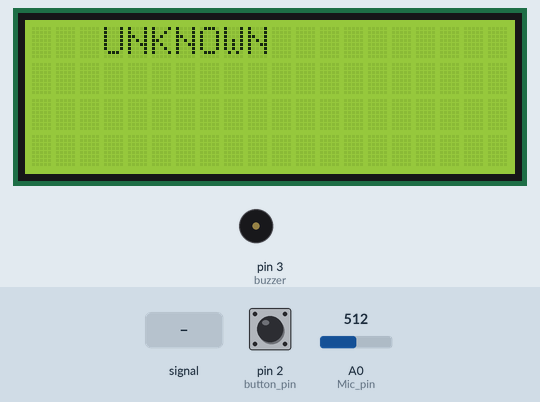
Bench run of a sketch on a simulated Arduino Uno, built with avr-gcc and run on an emulated ATmega328P. Parts: 20×4 character LCD, buzzer (waves = sounding). The test bench sets the inputs (shaded band); at power-on: A0 (Mic_pin) = 512, pin 2 (button_pin) HIGH.

Above: at 1.2 s.
1.3 s: A0 (Mic_pin) fed a 2 Hz sine of ±306 counts around its level
At 3.4 s:
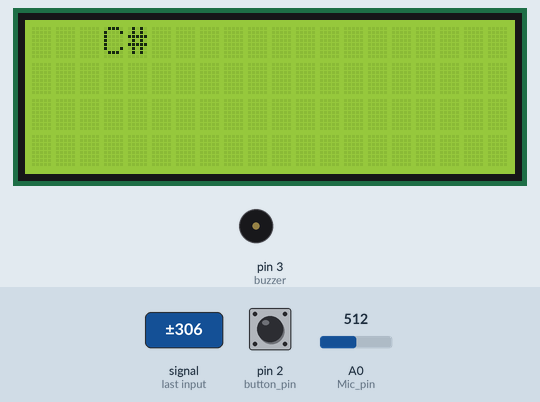
4.1 s: A0 (Mic_pin) fed a 200 Hz sine of ±255 counts around its level
7.1 s: A0 (Mic_pin) set to 120
8.8 s: A0 (Mic_pin) set to 5
At 10.2 s:
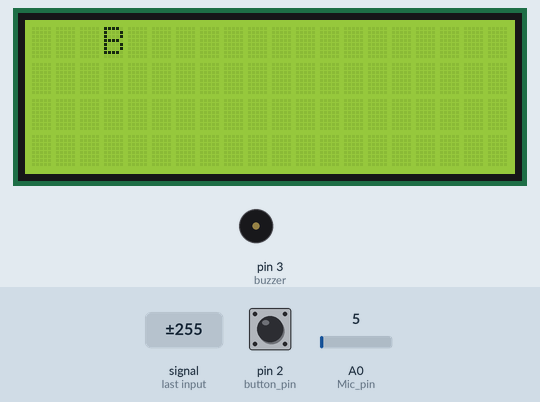
10.5 s: A0 (Mic_pin) set to 0
At 11.0 s:
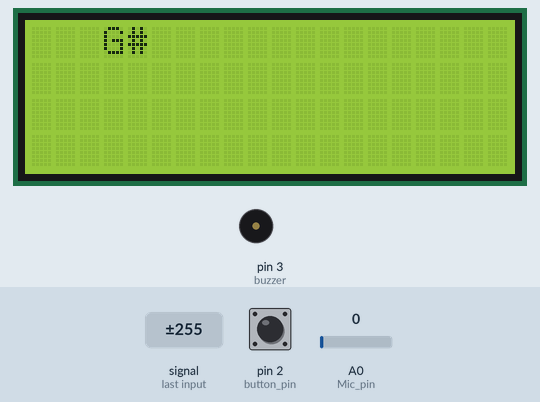
12.2 s: pin 2 (button_pin) pulled LOW for 0.15 s
At 12.8 s:
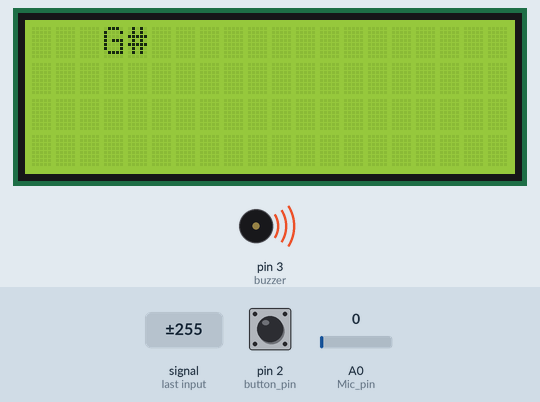
Timing chart, 0 to 16.3 s (numbered marks = the images above; inputs shaded):
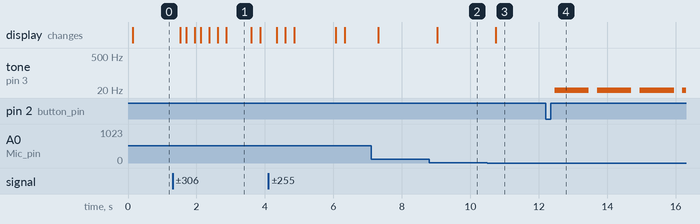

The sketch:

detector.ino
```cpp
#include <LiquidCrystal_I2C.h>
#include <Wire.h>

// Initialize the LCD with I2C address 0x27 and size 20x4
LiquidCrystal_I2C lcd(0x27, 20, 4);

int in[128]; // Array to store analog input samples
byte NoteV[13] = {8, 23, 40, 57, 76, 96, 116, 138, 162, 187, 213, 241, 255}; // Data for note detection based on frequency
float f_peaks[5]; // Array to store the top 5 frequency peaks in descending order
int Mic_pin; // Microphone pin
float last_freq = 0; // Variable to store the last detected frequency
const int buzzer = 3; // Buzzer pin
const int button_pin = 2;

struct button {
  byte pressed = 0;
};
button button;


void setup() {
  Serial.begin(250000); // Initialize serial communication at 250000 baud
  lcd.init(); // Initialize the LCD
  lcd.backlight(); // Turn on the LCD backlight
  pinMode(button_pin, INPUT_PULLUP); // initialize the button

  Mic_pin = A0; // Set the microphone pin to A0
  pinMode(buzzer, OUTPUT); // Set the buzzer pin as output
}

// Function to print the detected note on the LCD
void printOnLCD(const char* note) {
  lcd.clear(); // Clear the LCD screen
  lcd.setCursor(3, 0); // Set the cursor to the fourth column of the first row
  lcd.print(note); // Print the note on the LCD
}

bool isButtonPressed(int pin)
{
  return digitalRead(pin) == 0;
}


const char *last = "";
bool isPressed = false;
void loop() {
   button.pressed = isButtonPressed(button_pin);

  if (button.pressed) {
    isPressed = !isPressed;
  }
  const char *out = Tone_det(); // Detect the current tone

  if (out != last) {
     printOnLCD(out); // Print the detected tone on the LCD
  }
  if (isPressed and out != "UNKNOWN") {
      tone(buzzer, last_freq); // Play the detected frequency on the buzzer
      delay(1000); // Wait for 1 second
      noTone(buzzer); // Stop the buzzer
  }
  last = out;
  delay(100); // Wait for 100 milliseconds
}

// Function to detect the tone
const char* Tone_det() {
  long unsigned int a1, b;
  float a;
  float sum1 = 0, sum2 = 0;
  float sampling;
  a1 = micros(); // Get the current time in microseconds
  for (int i = 0; i < 128; i++) {
    a = analogRead(Mic_pin) - 500; // Read the analog value from the microphone and zero-shift it
    sum1 = sum1 + a; // Sum for average amplitude calculation
    sum2 = sum2 + a * a; // Sum for RMS amplitude calculation
    a = a * (sin(i * 3.14 / 128) * sin(i * 3.14 / 128)); // Apply Hann window function
    in[i] = 10 * a; // Scale the value for float to int conversion
    delayMicroseconds(195); // Delay to match the sampling rate
  }
  b = micros(); // Get the current time in microseconds

  sum1 = sum1 / 128; // Calculate average amplitude
  sum2 = sqrt(sum2 / 128); // Calculate RMS amplitude
  sampling = 128000000 / (b - a1); // Calculate the real-time sampling frequency

  // Only proceed if the amplitude is significant
  if (sum2 - sum1 > 3) {
    FFT(128, sampling); // Perform FFT to find the frequency peaks

    for (int i = 0; i < 12; i++) {
      in[i] = 0; // Reset the in[] array for further calculation
    }

    // Convert frequency peaks to musical notes
    int j = 0, k = 0;
    for (int i = 0; i < 5; i++) {
      if (f_peaks[i] > 1040) {
        f_peaks[i] = 0;
      }
      if (f_peaks[i] >= 65.4 && f_peaks[i] <= 130.8) {
        f_peaks[i] = 255 * ((f_peaks[i] / 65.4) - 1);
      }
      if (f_peaks[i] >= 130.8 && f_peaks[i] <= 261.6) {
        f_peaks[i] = 255 * ((f_peaks[i] / 130.8) - 1);
      }
      if (f_peaks[i] >= 261.6 && f_peaks[i] <= 523.25) {
        f_peaks[i] = 255 * ((f_peaks[i] / 261.6) - 1);
      }
      if (f_peaks[i] >= 523.25 && f_peaks[i] <= 1046) {
        f_peaks[i] = 255 * ((f_peaks[i] / 523.25) - 1);
      }
      if (f_peaks[i] >= 1046 && f_peaks[i] <= 2093) {
        f_peaks[i] = 255 * ((f_peaks[i] / 1046) - 1);
      }
      if (f_peaks[i] > 255) {
        f_peaks[i] = 254;
      }
      j = 1;
      k = 0;

      // Find the corresponding note for each frequency peak
      while (j == 1) {
        if (f_peaks[i] < NoteV[k]) {
          f_peaks[i] = k;
          j = 0;
        }
        k++;
        if (k > 15) {
          j = 0;
        }
      }

      if (f_peaks[i] == 12) {
        f_peaks[i] = 0;
      }
      k = f_peaks[i];
      in[k] = in[k] + (5 - i);
    }

    // Detect the note with the maximum value
    k = 0;
    j = 0;
    for (int i = 0; i < 12; i++) {
      if (k < in[i]) {
        k = in[i];
        j = i;
      }
    }

    // Return the detected note as a string
    k = j;
    if (k == 0) return "C";
    if (k == 1) return "C#";
    if (k == 2) return "D";
    if (k == 3) return "D#";
    if (k == 4) return "E";
    if (k == 5) return "F";
    if (k == 6) return "F#";
    if (k == 7) return "G";
    if (k == 8) return "G#";
    if (k == 9) return "A";
    if (k == 10) return "A#";
    if (k == 11) return "B";
  }
  last_freq = f_peaks[0]; // Update the last detected frequency
  return "UNKNOWN"; // Return "UNKNOWN" if no note is detected
}

// Function to perform Fast Fourier Transform (FFT)
float FFT(byte N, float Frequency) {
  byte data[8] = {1, 2, 4, 8, 16, 32, 64, 128};
  int a, c1, f, o, x;
  a = N;

  // Calculate the levels for FFT
  for (int i = 0; i < 8; i++) {
    if (data[i] <= a) {
      o = i;
    }
  }
  o = 7;
  byte in_ps[data[o]] = {}; // Input for sequencing
  float out_r[data[o]] = {}; // Real part of transform
  float out_im[data[o]] = {}; // Imaginary part of transform

  x = 0;
  // Bit reversal process
  for (int b = 0; b < o; b++) {
    c1 = data[b];
    f = data[o] / (c1 + c1);
    for (int j = 0; j < c1; j++) {
      x = x + 1;
      in_ps[x] = in_ps[j] + f;
    }
  }

  // Update input array as per bit reverse order
  for (int i = 0; i < data[o]; i++) {
    if (in_ps[i] < a) {
      out_r[i] = in[in_ps[i]];
    }
    if (in_ps[i] > a) {
      out_r[i] = in[in_ps[i] - a];
    }
  }

  int i10, i11, n1;
  float e, c, s, tr, ti;

  // Perform FFT
  for (int i = 0; i < o; i++) {
    i10 = data[i]; // Overall values of sine and cosine
    i11 = data[o] / data[i + 1]; // Loop with similar sine and cosine values
    e = 6.283 / data[i + 1];
    e = 0 - e;
    n1 = 0;

    for (int j = 0; j < i10; j++) {
      c = cos(e * j);
      s = sin(e * j);
      n1 = j;

      for (int k = 0; k < i11; k++) {
        tr = c * out_r[i10 + n1] - s * out_im[i10 + n1];
        ti = s * out_r[i10 + n1] + c * out_im[i10 + n1];

        out_r[n1 + i10] = out_r[n1] - tr;
        out_r[n1] = out_r[n1] + tr;

        out_im[n1 + i10] = out_im[n1] - ti;
        out_im[n1] = out_im[n1] + ti;

        n1 = n1 + i10 + i10;
      }
    }
  }

  // Calculate amplitude from complex numbers
  for (int i = 0; i < data[o - 1]; i++) {
    out_r[i] = sqrt((out_r[i] * out_r[i]) + (out_im[i] * out_im[i])); // To increase the speed, delete sqrt
    out_im[i] = (i * Frequency) / data[o];
  }

  // Peak detection
  x = 0;
  for (int i = 1; i < data[o - 1] - 1; i++) {
    if (out_r[i] > out_r[i - 1] && out_r[i] > out_r[i + 1]) {
      in_ps[x] = i; // Store the peak number
      x = x + 1;
    }
  }

  // Re-arrange as per magnitude
  s = 0;
  c = 0;
  for (int i = 0; i < x; i++) {
    for (int j = c; j < x; j++) {
      if (out_r[in_ps[i]] < out_r[in_ps[j]]) {
        s = in_ps[i];
        in_ps[i] = in_ps[j];
        in_ps[j] = s;
      }
    }
    c = c + 1;
  }

  // Update f_peak array (global variable) with descending order of peaks
  for (int i = 0; i < 5; i++) {
    f_peaks[i] = (out_im[in_ps[i] - 1] * out_r[in_ps[i] - 1] +
                  out_im[in_ps[i]] * out_r[in_ps[i]] +
                  out_im[in_ps[i] + 1] * out_r[in_ps[i] + 1]) /
                 (out_r[in_ps[i] - 1] + out_r[in_ps[i]] + out_r[in_ps[i] + 1]);
  }
}
```

Measured:
- after the input at 1.3 s, the display: first changes after 0.23 s (image 1 shows a later state)
- after the input at 8.8 s, the display: changes after 0.23 s (image 2)
- after the input at 10.5 s, the display: changes after 0.25 s (image 3)
- after the input at 12.2 s, tone on pin 3 (buzzer): alternates 7 Hz for 1.0 s and silent for 0.24 s, starting after 0.26 s
- what the display in image 1 shows lasts 0.7 s, from 2.9 s to 3.6 s
